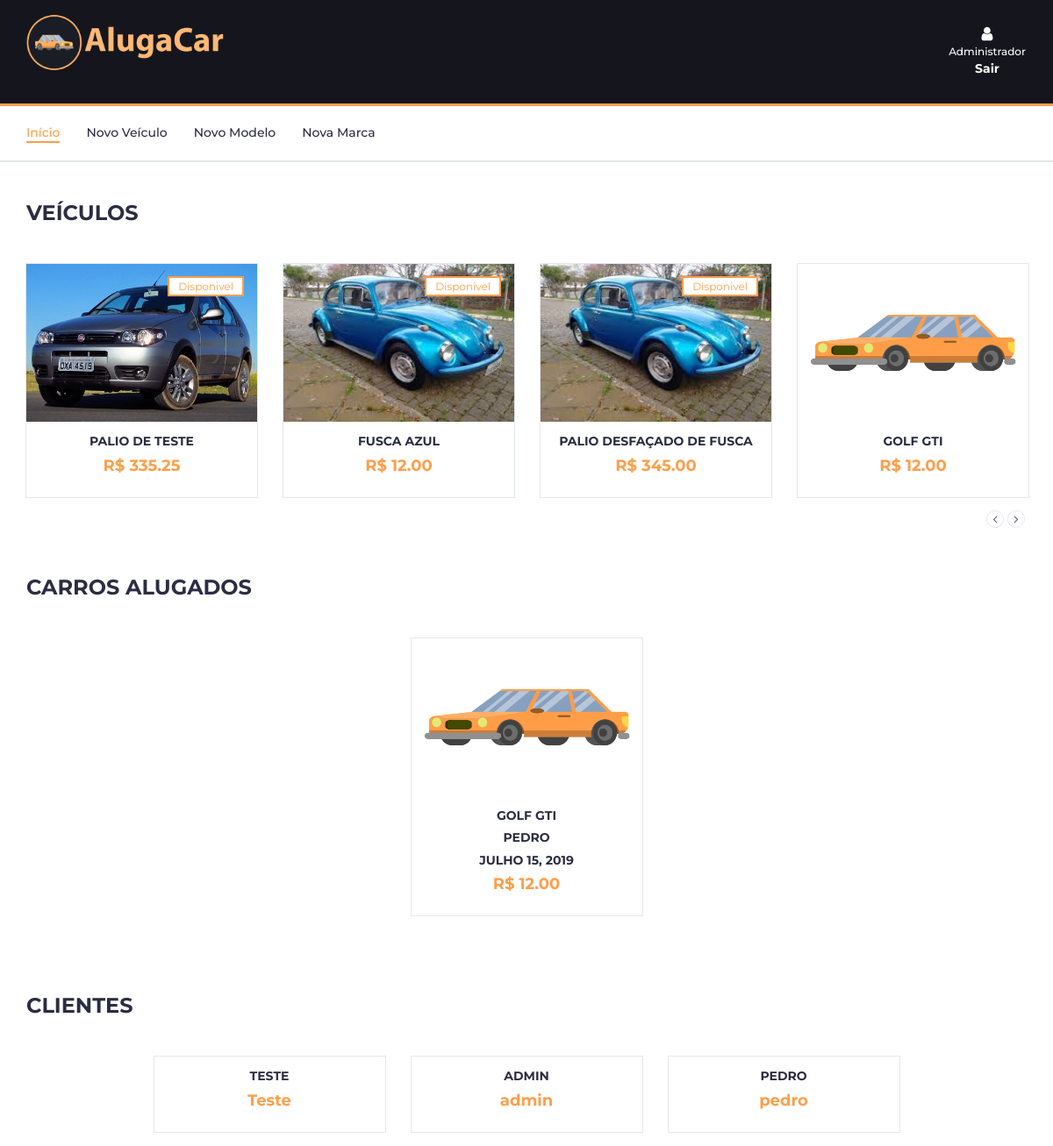
Page /administrador (signed in, upper part) on the earlier database version.
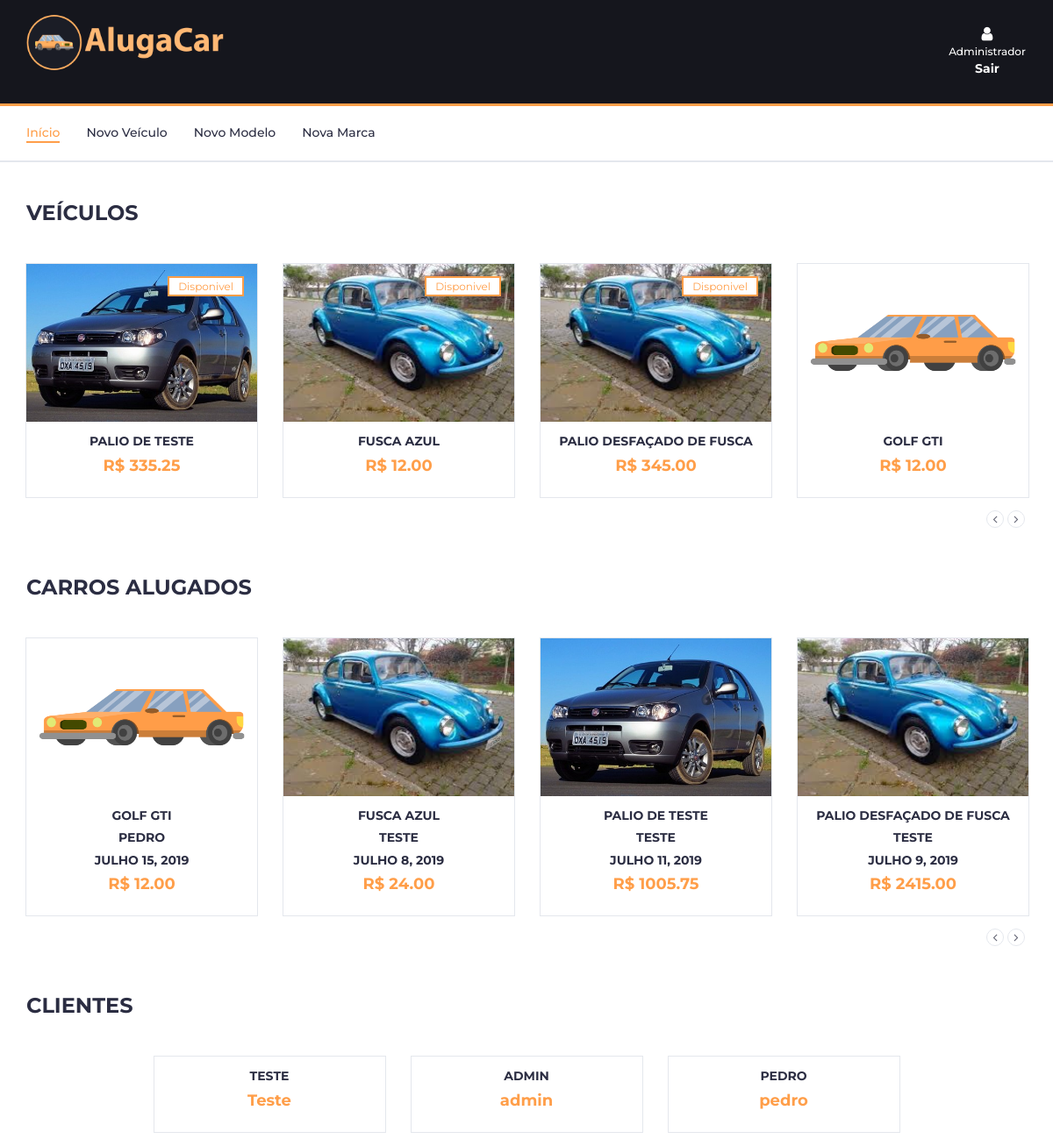
Same page on the later database version.
### AlugaCarSite/models.py (models this page shows, shortened)
class Carro(models.Model):
    descricao = models.CharField(max_length=50)
    disponivel = models.BooleanField(default=True)
    valorDia = models.DecimalField(max_digits=10, decimal_places=2)
    marca = models.ForeignKey(Marca, on_delete=models.CASCADE)
    modelo = models.ForeignKey(Modelo,on_delete=models.CASCADE)
    caminhoFoto = models.ImageField(null=True, blank = True,upload_to='AlugaCarSite/static/galeria/carros')
    def getfoto(self):
        dir = str(self.caminhoFoto)
        dir = dir[20:]
        return dir

class Aluguel(models.Model):
    cliente = models.ForeignKey(Cliente,on_delete = models.SET_NULL, null = True)
    carrro = models.ForeignKey(Carro, on_delete=models.CASCADE, null = False)
    dataAlugado = models.DateField(auto_now=False, auto_now_add=False,null=False)
    diasAluguel = models.IntegerField(null=True)
    valorPagar = models.DecimalField(max_digits=10, decimal_places=2)

class Cliente(models.Model):
    nome = models.CharField(max_length=50)
    email = models.CharField(max_length=50)
    senha = models.CharField(max_length=50)
    def __str__(self):
        return self.nome

### AlugaCarSite/views.py (the view)
# urls.py: path("administrador", admin_page ,name="admin_page"),
def admin_page(request):
    iduser = request.session.get('login')
    if iduser < 0 or not iduser:
        return redirect("home")
    user = Cliente.objects.get(id=iduser)
    users = Cliente.objects.all()
    carros = Carro.objects.all()
    alugueis = Aluguel.objects.all()
    return render(request, "admin_page.html", {'cliente': user, 'carros': carros, 'usuarios':users, 'alugueis' : alugueis})

### AlugaCarSite/templates/admin_page.html (shortened to what the changed rows need)
{% load staticfiles %}
<!DOCTYPE html>
<html lang="pt">
<head>
	<link type="text/css" rel="stylesheet" href="{% static 'css/bootstrap.min.css' %}" />
	<link type="text/css" rel="stylesheet" href="{% static 'css/slick.css' %}" />
	<link type="text/css" rel="stylesheet" href="{% static 'css/slick-theme.css' %}" />
	<link type="text/css" rel="stylesheet" href="{% static 'css/nouislider.min.css' %}" />
	<link rel="stylesheet" href="{% static 'css/font-awesome.min.css' %}">
	<link type="text/css" rel="stylesheet" href="{% static 'css/style.css' %}" />
</head>
<body>
	<div class="section">
		<div class="container">
			<div class="row">
				<div class="col-md-12">
					<div class="row">
						<div class="products-tabs">
							<div id="tab1" class="tab-pane active">
								<div class="products-slick" data-nav="#slick-nav-1">
									{% for car in carros %}
									<div class="product c{{car.marca.id }}">
										<div class="product-img">
											<img src="{% static car.getfoto %}" alt="" height="180">
											{% if car.disponivel %}
											<div class="product-label">
												<span class="sale">Disponivel</span>
											</div>
											{% endif %}
										</div>
										<div class="product-body">
											<h3 class="product-name"><a href="#">{{car.descricao}}</a></h3>
											<h4 class="product-price">R$ {{car.valorDia}}</h4>
										</div>
										<div class="add-to-cart">
												<a href="{% url 'alt_carro' car.id %}"><button class="add-to-cart-btn">Editar</button></a>
										</div>
									</div>
									{% endfor %}
								</div>
							</div>
						</div>
					</div>
				</div>
			</div>
		</div>
	</div>
	<div class="section">
		<div class="container">
			<div class="row">
				<div class="col-md-12">
					<div class="row">
						<div class="products-tabs">
							<div id="tab2" class="tab-pane active">
								<div class="products-slick" data-nav="#slick-nav-2">
									{% for alu in alugueis %}
									<div class="product c{{alu.carrro.marca.id }}">
										<div class="product-img">
											<img src="{% static alu.carrro.getfoto %}" alt="" height="180">
										</div>
										<div class="product-body">
											<h3 class="product-name">{{alu.carrro.descricao}}</h3>
											<h4 class="product-name">{{alu.cliente}}</h4>
											<h4 class="product-name">{{alu.dataAlugado}}</h4>
											<h4 class="product-price">R$ {{alu.valorPagar}}</h4>
										</div>
										<div class="add-to-cart">
												<a href="{% url 'cancelar_aluguel_admin' alu.id %}" onclick="return confirm('Deseja cancelar o aluguel deste carro?');"><button class="add-to-cart-btn">Cancelar</button></a>
										</div>
									</div>
									{% endfor %}
								</div>
							</div>
						</div>
					</div>
				</div>
			</div>
		</div>
	</div>
	<div class="section">
		<div class="container">
			<div class="row">
				<div class="col-md-12">
					<div class="row">
						<div class="products-tabs">
							<div id="tab3" class="tab-pane fade in active">
								<div class="products-slick" data-nav="#slick-nav-3">
									{% for user in usuarios %}
									<div class="product c{{user.id }}">
										<div class="product-body">
											<h3 class="product-name"><a href="#">{{user.nome}}</a></h3>
											<h4 class="product-price">{{user.email}}</h4>
										</div>
										<div class="add-to-cart">
												<a href="{% url 'apaga_user_admin' user.id %}" onclick="return confirm('Deseja apagar este usuário?');"><button class="add-to-cart-btn">Apagar</button></a>
										</div>
									</div>
									{% endfor %}
								</div>
							</div>
						</div>
					</div>
				</div>
			</div>
		</div>
	</div>
</body>
</html>

Differences in the rows shown:
added Aluguel: carrro.caminhoFoto (picture), carrro.descricao "FUSCA AZUL", cliente "TESTE", dataAlugado "JULHO 8, 2019", valorPagar "24.00"
added Aluguel: carrro.caminhoFoto (picture), carrro.descricao "PALIO DE TESTE", cliente "TESTE", dataAlugado "JULHO 11, 2019", valorPagar "1005.75"
added Aluguel: carrro.caminhoFoto (picture), carrro.descricao "PALIO DESFAÇADO DE FUSCA", cliente "TESTE", dataAlugado "JULHO 9, 2019", valorPagar "2415.00"
